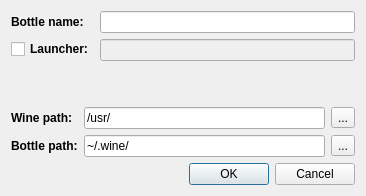
<?xml version="1.0" encoding="UTF-8"?>
<ui version="4.0">
 <class>WBEdit</class>
 <widget class="QDialog" name="WBEdit">
  <property name="geometry">
   <rect>
    <x>0</x>
    <y>0</y>
    <width>366</width>
    <height>196</height>
   </rect>
  </property>
  <property name="windowTitle">
   <string>Edit bottle</string>
  </property>
  <layout class="QGridLayout" name="gridLayout_2">
   <item row="1" column="0">
    <layout class="QGridLayout" name="gridLayout">
     <item row="0" column="0">
      <widget class="QLabel" name="label_winePath">
       <property name="font">
        <font>
         <weight>75</weight>
         <bold>true</bold>
        </font>
       </property>
       <property name="text">
        <string>Wine path:</string>
       </property>
      </widget>
     </item>
     <item row="0" column="1">
      <widget class="QLineEdit" name="winePath">
       <property name="text">
        <string>/usr/</string>
       </property>
       <property name="readOnly">
        <bool>true</bool>
       </property>
      </widget>
     </item>
     <item row="0" column="2">
      <widget class="QToolButton" name="select_winePath">
       <property name="text">
        <string>...</string>
       </property>
      </widget>
     </item>
     <item row="1" column="0">
      <widget class="QLabel" name="label_bottlePath">
       <property name="font">
        <font>
         <weight>75</weight>
         <bold>true</bold>
        </font>
       </property>
       <property name="text">
        <string>Bottle path:</string>
       </property>
      </widget>
     </item>
     <item row="1" column="1">
      <widget class="QLineEdit" name="bottlePath">
       <property name="text">
        <string>~/.wine/</string>
       </property>
       <property name="readOnly">
        <bool>true</bool>
       </property>
      </widget>
     </item>
     <item row="1" column="2">
      <widget class="QToolButton" name="select_bottlePath">
       <property name="text">
        <string>...</string>
       </property>
      </widget>
     </item>
    </layout>
   </item>
   <item row="0" column="0">
    <layout class="QFormLayout" name="formLayout">
     <item row="0" column="0">
      <widget class="QLabel" name="label_bottleName">
       <property name="font">
        <font>
         <weight>75</weight>
         <bold>true</bold>
        </font>
       </property>
       <property name="text">
        <string>Bottle name:</string>
       </property>
      </widget>
     </item>
     <item row="0" column="1">
      <widget class="QLineEdit" name="bottleName"/>
     </item>
     <item row="1" column="0">
      <widget class="QCheckBox" name="cb_launcher">
       <property name="font">
        <font>
         <weight>75</weight>
         <bold>true</bold>
        </font>
       </property>
       <property name="text">
        <string>Launcher:</string>
       </property>
      </widget>
     </item>
     <item row="1" column="1">
      <widget class="QLineEdit" name="launcher">
       <property name="enabled">
        <bool>false</bool>
       </property>
      </widget>
     </item>
    </layout>
   </item>
   <item row="2" column="0">
    <widget class="QDialogButtonBox" name="buttonBox">
     <property name="orientation">
      <enum>Qt::Horizontal</enum>
     </property>
     <property name="standardButtons">
      <set>QDialogButtonBox::Cancel|QDialogButtonBox::Ok</set>
     </property>
    </widget>
   </item>
  </layout>
 </widget>
 <resources/>
 <connections>
  <connection>
   <sender>buttonBox</sender>
   <signal>accepted()</signal>
   <receiver>WBEdit</receiver>
   <slot>accept()</slot>
   <hints>
    <hint type="sourcelabel">
     <x>256</x>
     <y>141</y>
    </hint>
    <hint type="destinationlabel">
     <x>157</x>
     <y>149</y>
    </hint>
   </hints>
  </connection>
  <connection>
   <sender>buttonBox</sender>
   <signal>rejected()</signal>
   <receiver>WBEdit</receiver>
   <slot>reject()</slot>
   <hints>
    <hint type="sourcelabel">
     <x>324</x>
     <y>141</y>
    </hint>
    <hint type="destinationlabel">
     <x>286</x>
     <y>149</y>
    </hint>
   </hints>
  </connection>
  <connection>
   <sender>cb_launcher</sender>
   <signal>toggled(bool)</signal>
   <receiver>launcher</receiver>
   <slot>setEnabled(bool)</slot>
   <hints>
    <hint type="sourcelabel">
     <x>73</x>
     <y>47</y>
    </hint>
    <hint type="destinationlabel">
     <x>116</x>
     <y>46</y>
    </hint>
   </hints>
  </connection>
 </connections>
</ui>
